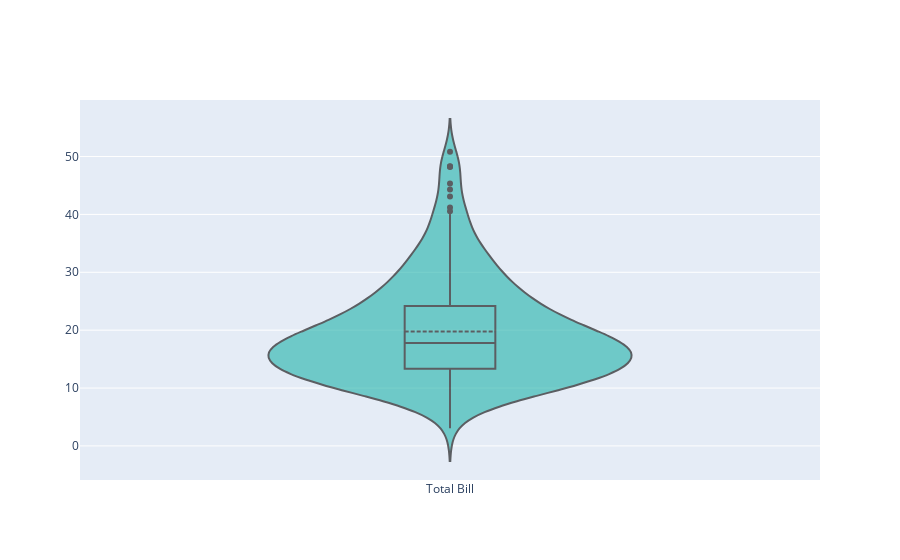

Source (notebook cell):
### Code cell
df = pd.read_csv("https://raw.githubusercontent.com/plotly/datasets/master/violin_data.csv")

fig = go.Figure(data=go.Violin(y=df['total_bill'], box_visible=True, line_color='black',
                               meanline_visible=True, fillcolor='lightseagreen', opacity=0.6,
                               x0='Total Bill'))

fig.update_layout(yaxis_zeroline=False)
fig.show()

### Figure 1 — Plotly figure (JSON) as saved in the notebook; plotly's stock layout.template omitted (floating-point values rounded to 4 significant figures; data arrays with more than 128 entries replaced by an {"elided": "..."} marker saying what was removed)
{"data": [{"box": {"visible": true}, "fillcolor": "lightseagreen", "line": {"color": "black"}, "meanline": {"visible": true}, "opacity": 0.6, "type": "violin", "x0": "Total Bill", "y": {"elided": "244 float values"}}], "layout": {"yaxis": {"zeroline": false}}}
